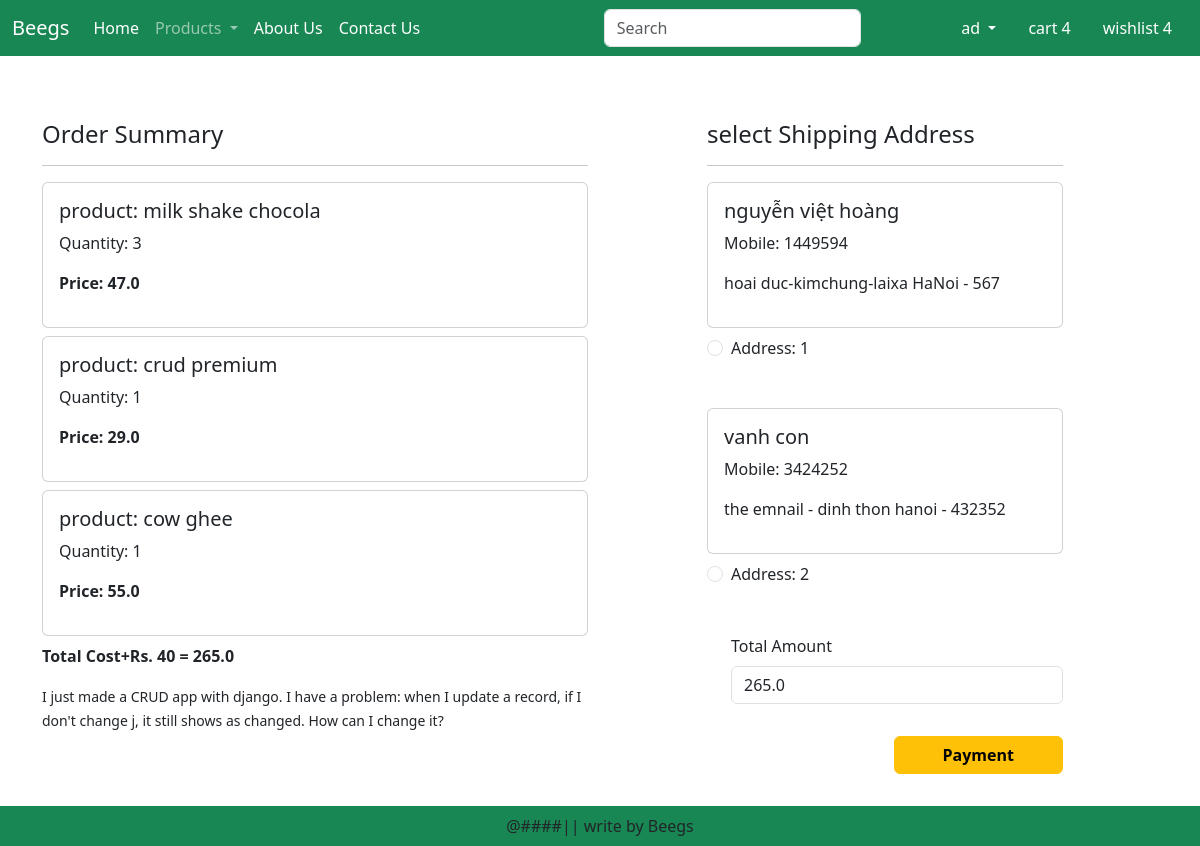
/checkout/ (signed in), run on an earlier commit of the app's database.
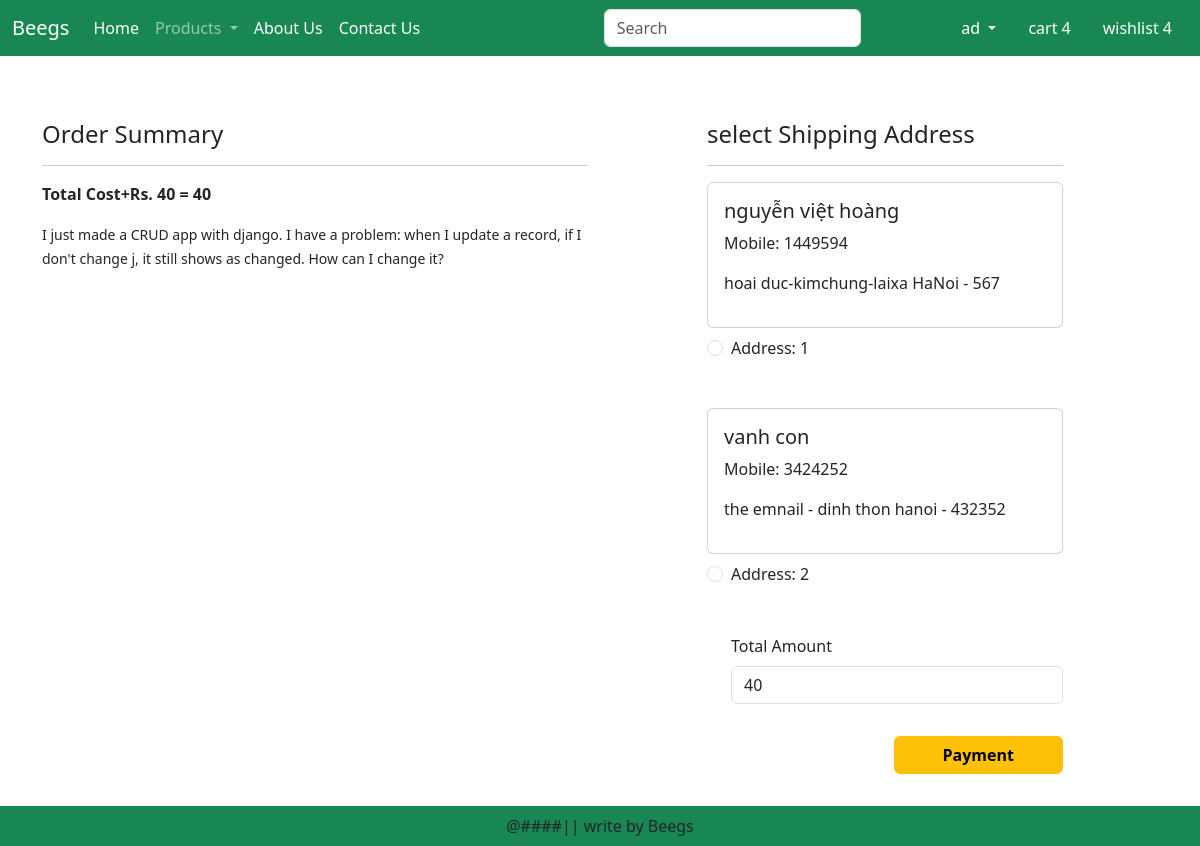
And on a later commit of the database.
### website/models.py (models this page shows, shortened)
class Cart(models.Model):
    user = models.ForeignKey(User, on_delete = models.CASCADE)
    product = models.ForeignKey(Product,on_delete = models.CASCADE)
    quantity = models.PositiveBigIntegerField(default= 1)

class Product(models.Model):
    title = models.CharField(max_length = 100)
    selling_price = models.FloatField()
    discounted_price = models.FloatField()
    description = models.TextField()
    category = models.CharField(choices = CATEGORY_CHOICES, max_length=2)
    product_image = models.ImageField(upload_to='product')

class Customer(models.Model):
    user = models.ForeignKey(User, on_delete=models.CASCADE)
    name = models.CharField(max_length = 200)
    city = models.CharField(max_length = 200)
    mobile = models.IntegerField(default = 0)
    zipcode =  models.IntegerField()
    address = models.CharField(max_length = 255)

### website/views.py (the view, shortened to what this page needs)
# urls.py: path('checkout/', views.checkout.as_view(),name='checkout'),
class checkout(View):
    def get(self,request):
        user = request.user
        add = Customer.objects.filter(user=user)
        cart_items = Cart.objects.filter(user=user)
        amount = 0
        for p in cart_items:
            value = p.quantity*p.product.discounted_price
            amount += value
        totalamount = amount + 40
        return render(request,'website/checkout.html',locals())

### website/templates/website/checkout.html (shortened to what this page needs)
{% extends 'website/base.html' %}
{% load static %}
{% block maincontext %}
    <div class="container">
        <div class="row mt-5">
            <div class="col-sm-6">
                <h4>Order Summary</h4>
                <hr>
                {% for item in cart_items %}
                    <div class="card mb-2">
                        <div class="card-body">
                            <h5>product: {{item.product.title}}</h5>
                            <p> Quantity: {{item.quantity}}</p>
                            <p class="fw-bold">Price: {{item.product.discounted_price}} </p>
                        </div>
                    </div>
                {% endfor %}
                    <p class="fw-bold">Total Cost+Rs. 40 = {{ totalamount}}</p>
                    <small>I just made a CRUD app with django. I have a problem: when I update a record, if I don't change j, it still shows as changed. How can I change it?</small>
            </div>
            <div class="col-sm-4 offset-sm-1">
                <h4>select Shipping Address</h4>
                <hr>
                <form method="post" id="myform">
                    {% for ad in add %}
                    <div class="card">
                        <div class="card-body">
                            <h5>{{ad.name}}</h5>
                            <p>Mobile: {{ad.mobile}}</p>
                            <p> {{ad.address}} {{ad.city}} -  {{ad.zipcode}}</p>
                        </div>
                    </div>
                    <div class="form-check mt-2 mb-5">
                        <input class="form-check-input" type="radio" name="customerid" id="customeradd{{forloop.counter}}" value="{{ad.id}}">
                        <label for="customeradd{{forloop.counter}}">
                            Address: {{forloop.counter}}
                        </label>
                    </div>
                    {% endfor %}
                    <div class="form-check mb-3" >
                        <label for="totalamount" class="form-label">Total Amount</label>
                        <input type="number" class="form-control" name="totalamount" value="{{totalamount}}" readonly>
                    </div>
                    <div class="text-end">
                        <button id="rzp-button1" type="submit" class="btn btn-warning mt-3 px-5 fw-bold">Payment</button>
                    </div>
                </form>
            </div>
        </div>
    </div>
{% endblock maincontext %}

What changed in the data, as far as the page shows it:
removed Cart: product "milk shake chocola", quantity "3", product.discounted_price "47.0"
removed Cart: product "crud premium", quantity "1", product.discounted_price "29.0"
removed Cart: product "cow ghee", quantity "1", product.discounted_price "55.0"
Also different on the page:
{{ totalamount }}: "265.0" → "40"
form field totalamount: "265.0" → "40"
